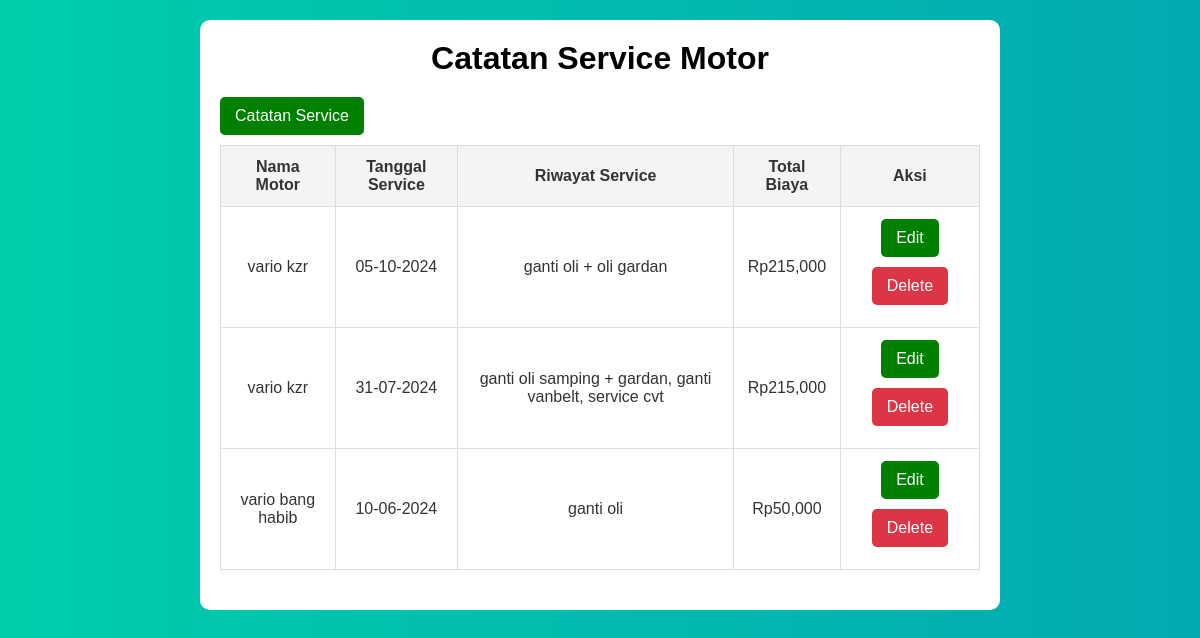
The page / on the database its author committed.
### tables this page shows
CREATE TABLE services (
        id INTEGER PRIMARY KEY AUTOINCREMENT,
        nama_motor TEXT NOT NULL,
        tanggal_service TEXT NOT NULL,
        riwayat_service TEXT NOT NULL,
        total_biaya TEXT NOT NULL
    );

### index.php (the view, shortened to what this page needs)
<?php
require "db.php";
$result = $db->query("SELECT * FROM services ORDER BY tanggal_service DESC");
?>
<!DOCTYPE html>
<html lang="en">
<head>
    <link rel="stylesheet" href="style.css">
</head>
<body>
    <div class="container">
        <h1>Catatan Service Motor</h1>
        <a href="add_service.php" class="button">Catatan Service</a>
        <table>
            <tr>
                <th>Nama Motor</th>
                <th>Tanggal Service</th>
                <th>Riwayat Service</th>
                <th>Total Biaya</th>
                <th>Aksi</th>
            </tr>
            <?php while ($row = $result->fetchArray()): ?>
            <tr>
                <td><?php echo htmlspecialchars($row['nama_motor']); ?></td>
                <td><?php echo htmlspecialchars(date('d-m-Y', strtotime($row['tanggal_service']))); ?></td>
                <td><?php echo htmlspecialchars($row['riwayat_service']); ?></td>
                <td>Rp<?php echo number_format($row['total_biaya']); ?></td>
                <td>
                    <a href="edit_service.php?id=<?php echo $row['id']; ?>" class="buttone">Edit</a>
                    <a href="index.php?delete=<?php echo $row['id']; ?>" class="button delete">Delete</a>
                </td>
            </tr>
            <?php endwhile; ?>
        </table>
    </div>
</body>
</html>

### style.css (style rules this page uses)
* { margin: 0; padding: 0; box-sizing: border-box; }
body { font-family: Arial, sans-serif; color: #333; background: #02AAB0; background: -webkit-linear-gradient(to right, #00CDAC, #02AAB0); background: linear-gradient(to right, #00CDAC, #02AAB0); }
.container { max-width: 800px; margin: 20px auto; padding: 20px; background-color: #fff; border-radius: 10px; }
h1 { margin-bottom: 20px; text-align: center; color: black; }
table { width: 100%; border-collapse: collapse; margin-bottom: 20px; }
table, th, td { border: 1px solid #ddd; }
th, td { padding: 12px; text-align: center; }
th { background-color: #f4f4f4; color: #333; }
.button { display: inline-block; padding: 10px 15px; background-color: green; color: #fff; text-decoration: none; border-radius: 5px; margin-bottom: 10px; transition: background-color 0.3s ease; }
.buttone { display: inline-block; padding: 10px 15px; background-color: green; color: #fff; text-decoration: none; border-radius: 5px; margin-bottom: 10px; transition: background-color 0.3s ease; }
.delete { background-color: #dc3545; }
a { text-decoration: none; }

### rows shown on the page
services: nama_motor "vario kzr", tanggal_service "05-10-2024", riwayat_service "ganti oli + oli gardan", total_biaya "215,000"
services: nama_motor "vario kzr", tanggal_service "31-07-2024", riwayat_service "ganti oli samping + gardan, ganti vanbelt, service cvt", total_biaya "215,000"
services: nama_motor "vario bang habib", tanggal_service "10-06-2024", riwayat_service "ganti oli", total_biaya "50,000"
